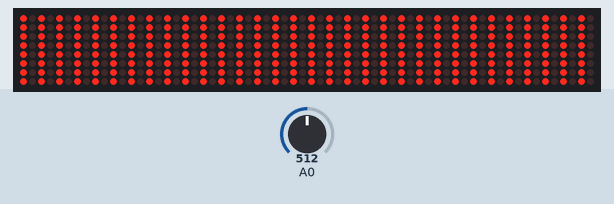
Bench run of a sketch on a simulated Arduino Uno, built with avr-gcc and run on an emulated ATmega328P. On the bench: 64×8 LED matrix. Wiring (inferred from the names in the program): 8 × MAX7219 LED driver (orientation assumed): CS pin 10. The inputs (shaded band) are chosen by the test bench; at power-on: A0 = 512. What the sketch prints to the serial monitor is not drawn.

Above: at 1.3 s.
1.4 s: A0 set to 30
Timing chart, 0 to 4.4 s (numbered marks = the images above; inputs shaded):
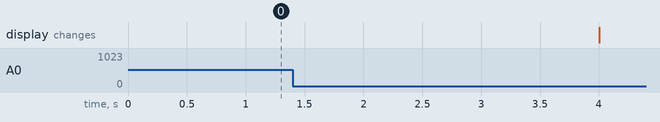

The sketch:

display_cds_brigthness.ino
```cpp
#include <SPI.h>

const int M7219DIN = 11;
const int M7219LOAD = 10;
const int M7219CLK = 13;

unsigned long disparr[16] ={0,};
int cdsvalue = 0;

void setup() {
  SPI.begin();
  Serial.begin(9600);
  pinMode(A0, INPUT);
  memset(disparr, 0b10101010, 64);
  senddisplaycommand(8, 0x0f, 0x00);
  senddisplaycommand(8, 0x0a, 0x01);
  senddisplaycommand(8, 0x0c, 0x00);
  senddisplaycommand(8, 0x0b, 0x07);
  senddisplaycommand(8, 0x09, 0x00);
  updatedisplay();
  senddisplaycommand(8, 0x0c, 0x01);
}

void loop() {
  cdsvalue = (cdsvalue + analogRead(A0)) / 2;
  Serial.println(cdsvalue);
  if (cdsvalue > 40){
    senddisplaycommand(8, 0x0a, 0x02);
  } else {
    senddisplaycommand(8, 0x0a, 0x00);
  }
  delay(500);
}


void senddisplaycommand(byte number, byte addr, byte data){
  digitalWrite(M7219LOAD, LOW);
  for (byte i=0;i<number;i++){
    SPI.transfer(addr);
    SPI.transfer(data);
  }
  digitalWrite(M7219LOAD, HIGH);
}

void updatedisplay() {
  for(int y=0;y<8;y++){
    digitalWrite(M7219LOAD, LOW);
    for (int i=0;i<4;i++){
      SPI.transfer(y+1);
      SPI.transfer(((char*)disparr)[y*4+3-i]);
    }
    for (int i=0;i<4;i++){
      SPI.transfer(y+1);
      SPI.transfer(((char*)disparr)[32+y*4+3-i]);
    }
    digitalWrite(M7219LOAD, HIGH);
  }
}
```
